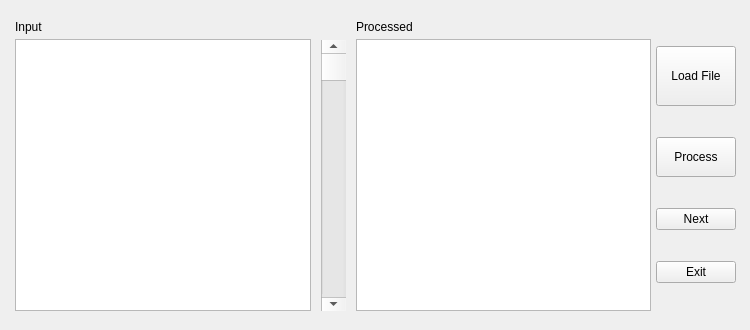
    <widget class="QWidget" name="tab_3">
     <property name="autoFillBackground">
      <bool>true</bool>
     </property>
     <attribute name="title">
      <string>Pre-Processing</string>
     </attribute>
     <widget class="QWidget" name="horizontalLayoutWidget">
      <property name="geometry">
       <rect>
        <x>10</x>
        <y>10</y>
        <width>731</width>
        <height>311</height>
       </rect>
      </property>
      <layout class="QHBoxLayout" name="horizontalLayout_5">
       <property name="spacing">
        <number>5</number>
       </property>
       <property name="margin">
        <number>5</number>
       </property>
       <item>
        <layout class="QVBoxLayout" name="verticalLayout_4">
         <property name="leftMargin">
          <number>0</number>
         </property>
         <property name="topMargin">
          <number>5</number>
         </property>
         <property name="rightMargin">
          <number>0</number>
         </property>
         <property name="bottomMargin">
          <number>5</number>
         </property>
         <item>
          <widget class="QLabel" name="label_6">
           <property name="text">
            <string>Input</string>
           </property>
          </widget>
         </item>
         <item>
          <widget class="QTextEdit" name="textEdit_2">
           <property name="acceptDrops">
            <bool>false</bool>
           </property>
           <property name="verticalScrollBarPolicy">
            <enum>Qt::ScrollBarAlwaysOff</enum>
           </property>
           <property name="readOnly">
            <bool>true</bool>
           </property>
           <property name="textInteractionFlags">
            <set>Qt::NoTextInteraction</set>
           </property>
          </widget>
         </item>
        </layout>
       </item>
       <item>
        <layout class="QVBoxLayout" name="verticalLayout_5">
         <property name="leftMargin">
          <number>5</number>
         </property>
         <property name="topMargin">
          <number>25</number>
         </property>
         <property name="rightMargin">
          <number>5</number>
         </property>
         <property name="bottomMargin">
          <number>5</number>
         </property>
         <item>
          <widget class="QScrollBar" name="verticalScrollBar">
           <property name="minimumSize">
            <size>
             <width>25</width>
             <height>0</height>
            </size>
           </property>
           <property name="orientation">
            <enum>Qt::Vertical</enum>
           </property>
          </widget>
         </item>
        </layout>
       </item>
       <item>
        <layout class="QVBoxLayout" name="verticalLayout_3">
         <property name="leftMargin">
          <number>0</number>
         </property>
         <property name="topMargin">
          <number>5</number>
         </property>
         <property name="rightMargin">
          <number>0</number>
         </property>
         <property name="bottomMargin">
          <number>5</number>
         </property>
         <item>
          <widget class="QLabel" name="label_7">
           <property name="text">
            <string>Processed</string>
           </property>
          </widget>
         </item>
         <item>
          <widget class="QTextEdit" name="textEdit_3">
           <property name="acceptDrops">
            <bool>false</bool>
           </property>
           <property name="verticalScrollBarPolicy">
            <enum>Qt::ScrollBarAlwaysOff</enum>
           </property>
           <property name="readOnly">
            <bool>true</bool>
           </property>
           <property name="textInteractionFlags">
            <set>Qt::NoTextInteraction</set>
           </property>
          </widget>
         </item>
        </layout>
       </item>
       <item>
        <layout class="QVBoxLayout" name="verticalLayout_2">
         <property name="leftMargin">
          <number>0</number>
         </property>
         <property name="topMargin">
          <number>5</number>
         </property>
         <property name="rightMargin">
          <number>0</number>
         </property>
         <property name="bottomMargin">
          <number>5</number>
         </property>
         <item>
          <widget class="QPushButton" name="pushButton">
           <property name="sizePolicy">
            <sizepolicy hsizetype="Minimum" vsizetype="Fixed">
             <horstretch>0</horstretch>
             <verstretch>0</verstretch>
            </sizepolicy>
           </property>
           <property name="minimumSize">
            <size>
             <width>0</width>
             <height>60</height>
            </size>
           </property>
           <property name="text">
            <string>Load File</string>
           </property>
          </widget>
         </item>
         <item>
          <widget class="QPushButton" name="pushButton_3">
           <property name="sizePolicy">
            <sizepolicy hsizetype="Minimum" vsizetype="Fixed">
             <horstretch>0</horstretch>
             <verstretch>0</verstretch>
            </sizepolicy>
           </property>
           <property name="minimumSize">
            <size>
             <width>0</width>
             <height>40</height>
            </size>
           </property>
           <property name="text">
            <string>Process</string>
           </property>
          </widget>
         </item>
         <item>
          <widget class="QPushButton" name="pushButton_2">
           <property name="text">
            <string>Next</string>
           </property>
          </widget>
         </item>
         <item>
          <widget class="QPushButton" name="exitButton4">
           <property name="text">
            <string>Exit</string>
           </property>
          </widget>
         </item>
        </layout>
       </item>
      </layout>
     </widget>
    </widget>
